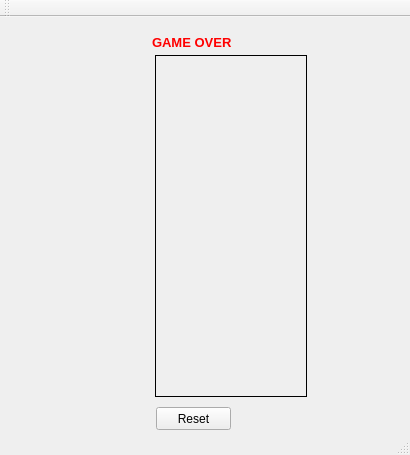
<?xml version="1.0" encoding="UTF-8"?>
<ui version="4.0">
 <class>MainWindow</class>
 <widget class="QMainWindow" name="MainWindow">
  <property name="geometry">
   <rect>
    <x>0</x>
    <y>0</y>
    <width>410</width>
    <height>455</height>
   </rect>
  </property>
  <property name="windowTitle">
   <string>MainWindow</string>
  </property>
  <widget class="QWidget" name="centralWidget">
   <widget class="QWidget" name="horizontalLayoutWidget">
    <property name="geometry">
     <rect>
      <x>10</x>
      <y>20</y>
      <width>391</width>
      <height>379</height>
     </rect>
    </property>
    <layout class="QGridLayout" name="gridLayout_4">
     <property name="margin">
      <number>10</number>
     </property>
     <item row="0" column="0">
      <spacer name="horizontalSpacer_2">
       <property name="orientation">
        <enum>Qt::Horizontal</enum>
       </property>
       <property name="sizeType">
        <enum>QSizePolicy::Fixed</enum>
       </property>
       <property name="sizeHint" stdset="0">
        <size>
         <width>107</width>
         <height>20</height>
        </size>
       </property>
      </spacer>
     </item>
     <item row="0" column="2">
      <layout class="QGridLayout" name="gridLayout_3" columnstretch="0,0">
       <property name="spacing">
        <number>0</number>
       </property>
       <item row="0" column="1">
        <layout class="QGridLayout" name="nextBlockGrid">
         <property name="leftMargin">
          <number>25</number>
         </property>
         <property name="rightMargin">
          <number>30</number>
         </property>
         <property name="spacing">
          <number>1</number>
         </property>
        </layout>
       </item>
       <item row="1" column="1">
        <spacer name="verticalSpacer">
         <property name="orientation">
          <enum>Qt::Vertical</enum>
         </property>
         <property name="sizeType">
          <enum>QSizePolicy::Fixed</enum>
         </property>
         <property name="sizeHint" stdset="0">
          <size>
           <width>1</width>
           <height>315</height>
          </size>
         </property>
        </spacer>
       </item>
      </layout>
     </item>
     <item row="0" column="1">
      <layout class="QGridLayout" name="gridLayout_5">
       <item row="0" column="0">
        <widget class="QFrame" name="background">
         <property name="sizePolicy">
          <sizepolicy hsizetype="Fixed" vsizetype="Fixed">
           <horstretch>0</horstretch>
           <verstretch>0</verstretch>
          </sizepolicy>
         </property>
         <property name="maximumSize">
          <size>
           <width>152</width>
           <height>342</height>
          </size>
         </property>
         <property name="baseSize">
          <size>
           <width>0</width>
           <height>0</height>
          </size>
         </property>
         <property name="autoFillBackground">
          <bool>true</bool>
         </property>
         <property name="frameShape">
          <enum>QFrame::Box</enum>
         </property>
         <property name="frameShadow">
          <enum>QFrame::Plain</enum>
         </property>
         <property name="lineWidth">
          <number>1</number>
         </property>
         <widget class="QWidget" name="gridLayoutWidget_2">
          <property name="geometry">
           <rect>
            <x>0</x>
            <y>0</y>
            <width>151</width>
            <height>341</height>
           </rect>
          </property>
          <layout class="QGridLayout" name="board">
           <property name="spacing">
            <number>1</number>
           </property>
          </layout>
         </widget>
        </widget>
       </item>
       <item row="1" column="0">
        <spacer name="horizontalSpacer">
         <property name="orientation">
          <enum>Qt::Horizontal</enum>
         </property>
         <property name="sizeType">
          <enum>QSizePolicy::Minimum</enum>
         </property>
         <property name="sizeHint" stdset="0">
          <size>
           <width>152</width>
           <height>1</height>
          </size>
         </property>
        </spacer>
       </item>
      </layout>
     </item>
    </layout>
   </widget>
   <widget class="QLabel" name="gameoverLabel">
    <property name="enabled">
     <bool>true</bool>
    </property>
    <property name="geometry">
     <rect>
      <x>152</x>
      <y>10</y>
      <width>121</width>
      <height>31</height>
     </rect>
    </property>
    <property name="font">
     <font>
      <family>Arial</family>
      <pointsize>10</pointsize>
      <weight>75</weight>
      <bold>true</bold>
     </font>
    </property>
    <property name="text">
     <string>&lt;!DOCTYPE HTML PUBLIC &quot;-//W3C//DTD HTML 4.0//EN&quot; &quot;http://www.w3.org/TR/REC-html40/strict.dtd&quot;&gt;
&lt;html&gt;&lt;head&gt;&lt;meta name=&quot;qrichtext&quot; content=&quot;1&quot; /&gt;&lt;style type=&quot;text/css&quot;&gt;
p, li { white-space: pre-wrap; }
&lt;/style&gt;&lt;/head&gt;&lt;body style=&quot; font-family:'Arial'; font-size:10pt; font-weight:600; font-style:normal;&quot;&gt;
&lt;p style=&quot; margin-top:0px; margin-bottom:0px; margin-left:0px; margin-right:0px; -qt-block-indent:0; text-indent:0px;&quot;&gt;&lt;span style=&quot; color:#ff0000;&quot;&gt;GAME OVER&lt;/span&gt;&lt;/p&gt;&lt;/body&gt;&lt;/html&gt;</string>
    </property>
   </widget>
   <widget class="QPushButton" name="startButton">
    <property name="geometry">
     <rect>
      <x>156</x>
      <y>390</y>
      <width>75</width>
      <height>23</height>
     </rect>
    </property>
    <property name="focusPolicy">
     <enum>Qt::NoFocus</enum>
    </property>
    <property name="text">
     <string>Reset</string>
    </property>
   </widget>
  </widget>
  <widget class="QMenuBar" name="menuBar">
   <property name="geometry">
    <rect>
     <x>0</x>
     <y>0</y>
     <width>410</width>
     <height>21</height>
    </rect>
   </property>
  </widget>
  <widget class="QToolBar" name="mainToolBar">
   <attribute name="toolBarArea">
    <enum>TopToolBarArea</enum>
   </attribute>
   <attribute name="toolBarBreak">
    <bool>false</bool>
   </attribute>
  </widget>
  <widget class="QStatusBar" name="statusBar"/>
 </widget>
 <layoutdefault spacing="6" margin="11"/>
 <resources/>
 <connections/>
</ui>
